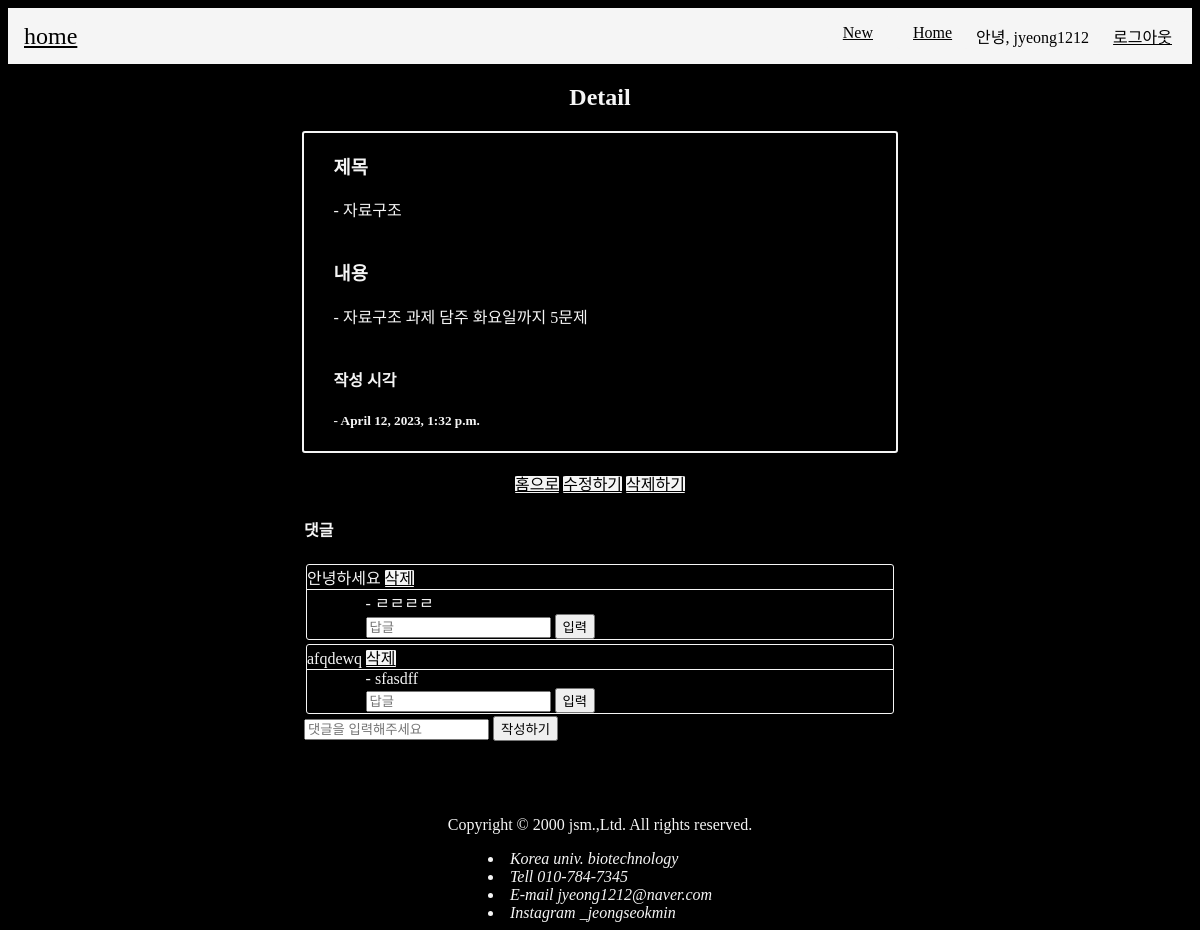
/detail/7 (signed in), run on the app's committed database.
### JSM_app/models.py (models this page shows, shortened)
class Article(models.Model):
    title = models.CharField(max_length=200)
    content = models.TextField()
    category = models.ForeignKey(Category, on_delete=models.CASCADE)
    time_post = models.DateTimeField(auto_now_add=True, null=True)
    deadline = models.DateTimeField(null = True)
    done = models.BooleanField(default=False)
    author = models.ForeignKey(User, on_delete=models.CASCADE, related_name='articles', default=1)

class Comment(models.Model):
    article = models.ForeignKey(Article, on_delete=models.CASCADE, related_name='comments')
    content = models.TextField()
    author = models.ForeignKey(User, on_delete=models.CASCADE, related_name='comments')

class ReComment(models.Model):
    comment = models.ForeignKey(Comment, on_delete=models.CASCADE, related_name='recomments')
    body = models.TextField()

### JSM_app/views.py (the view, shortened to what this page needs)
# urls.py: path('detail/<int:article_id>', views.detail, name='detail'),
@login_required(login_url="/registration/login/")
def detail(request, article_id):
    article = Article.objects.get(pk = article_id)
    return render(request, 'detail.html', {'article': article})

### JSM_app/templates/detail.html (shortened to what this page needs)
{% extends 'base.html' %}
{% block css %}
{% load static %}
<link rel="stylesheet" type="text/css" href="{% static 'detail.css' %}?v=1" />
{% endblock %}
{% block title %}
<h2>Detail</h2>
{% endblock %}
{% block content %}
<div class="box">
  <div class="detail">
    <h3>제목</h3>
    <div> - {{ article.title }}</div>
  </div><br>
  <div class="detail">
    <h3>내용</h3>
    <div> - {{ article.content }}</div>
  </div><br>
  <div class="detail">
    <h4>작성 시각</h4>
    <div><h5> - {{ article.time_post }}</h5></div>
  </div>
</div><br>
<div>
  <a href="{% url 'home' %}">홈으로</a>
  {% if user.is_authenticated and user.pk == article.author.pk %}
  <a href="{% url 'update' article.pk %}">수정하기</a>
  <a href="{% url 'delete' article.pk %}">삭제하기</a>
  {% endif %}
</div>
<div class="commentbox">
  <h4>댓글</h4>
  {% for comment in article.comments.all %}
  <div class="box-one">
    <div class="comment">
      {{comment.content}}{% if user.is_authenticated and user.pk == comment.author.pk %}
      <a href="{% url 'delete-comment' article.id comment.id %}">삭제</a>
      {% endif %}
    </div>
    <div class="recommentbox">
      {% for recomment in comment.recomments.all %}
      <div class="recomment">
        - {{recomment.body}}
      </div>
      {% endfor %}
      <form action="{% url 'recomment' article.id comment.id %}" method="POST">
        <input type="text" name="content" placeholder="답글" />
        <button type="submit">입력</button>
      </form>
    </div>
  </div>
  {% endfor %}
  <form method="POST">
    <input type="text" name="content" placeholder="댓글을 입력해주세요" />
    <button type="submit">작성하기</button>
  </form>
</div>
{% endblock %}

### JSM_app/templates/base.html (shortened to what this page needs)
<!DOCTYPE html>
<html lang="en">
<head>
    {% load static %}
    <link rel="stylesheet" type="text/css" href="{% static 'base.css' %}" />
    {% block css %}
    {% endblock css %}
</head>
<body>
    <nav id="navbar">
        <div class="navbar__logo">
          <a href="{% url 'home' %}">home</a>
        </div>
        <ul class="navbar__menu">
            <li class="navbar__menu__item">
                <a href="{% url 'new' %}">New</a>
            </li>
            <li class="navbar__menu__item">
                <a href="{% url 'home' %}">Home</a>
            </li>
            {% if user.is_authenticated %}
            <span class="navbar__menu__item">안녕, {{user.username}}</span>
            <li class="navbar__menu__item">
                <a href="{% url 'logout'%}">로그아웃</a>
            </li>
            {% endif %}
        </ul>
    </nav>
    <div>
        {% block title %}
        {% endblock title %}
    </div>
    <div class="content">
        {% block content %}
        {% endblock content %}
    </div>
    <footer>
        <p>Copyright © 2000 jsm.,Ltd. All rights reserved.</p>
        <address>
            <li>Korea univ. biotechnology</li>
            <li>Tell 010-784-7345</li>
            <li>E-mail jyeong1212@naver.com</li>
            <li>Instagram _jeongseokmin</li>
        </address>
    </footer>
</body>
</html>

### JSM_app/static/base.css (style rules this page uses)
body { background-color: black; color: whitesmoke; display: flex; flex-direction: column; align-items: center; }
.content { width: 100%; display: flex; flex-direction: column; justify-content: space-around; align-items: center; }
footer { width: 100%; margin-top: 5%; display: flex; justify-content: center; flex-direction: column; align-items: center; color: whitesmoke; }
address { display: flex; justify-content: center; flex-direction: column; }
#navbar { width: 100%; display: flex; justify-content: space-between; align-items: center; transition: all 300ms ease-in-out; z-index: 1; color: black; background-color:whitesmoke; }
.navbar__logo { padding: 8px 16px; font-size: 24px; }
.navbar__menu { display: flex; padding-left: 0; }
.navbar__menu .navbar__menu__item { margin: 0 4px; cursor: pointer; color: black; }
.navbar__menu .navbar__menu__item a { padding: 8px 16px; }

### JSM_app/static/detail.css (style rules this page uses)
a { background-color: whitesmoke; color: black; border-radius: 5%; }
.box { width: 50%; display: flex; flex-direction: column; border: 2px solid whitesmoke; border-radius: 3px; }
.detail { margin-left: 5%; }
.box-one { border: 1px solid whitesmoke; border-radius: 3px; margin: 2px; }
.commentbox { width: 50%; display: flex; flex-direction: column; align-items: left; }
.comment { border-bottom: 0.5px solid whitesmoke; }
.recommentbox { margin-left: 10%; }

### JSM_app/templates/base.html (style rules this page uses)
ul { list-style: none; padding-left: 0px; }

### data on the page
Article: title "자료구조", content "자료구조 과제 담주 화요일까지 5문제", time_post "April 12, 2023, 1:32 p.m."
Comment: content "안녕하세요", shows "삭제"
ReComment: body "ㄹㄹㄹㄹ"
Comment: content "afqdewq", shows "삭제"
ReComment: body "sfasdff"

### other printed values
{{ user.username }} "jyeong1212"
